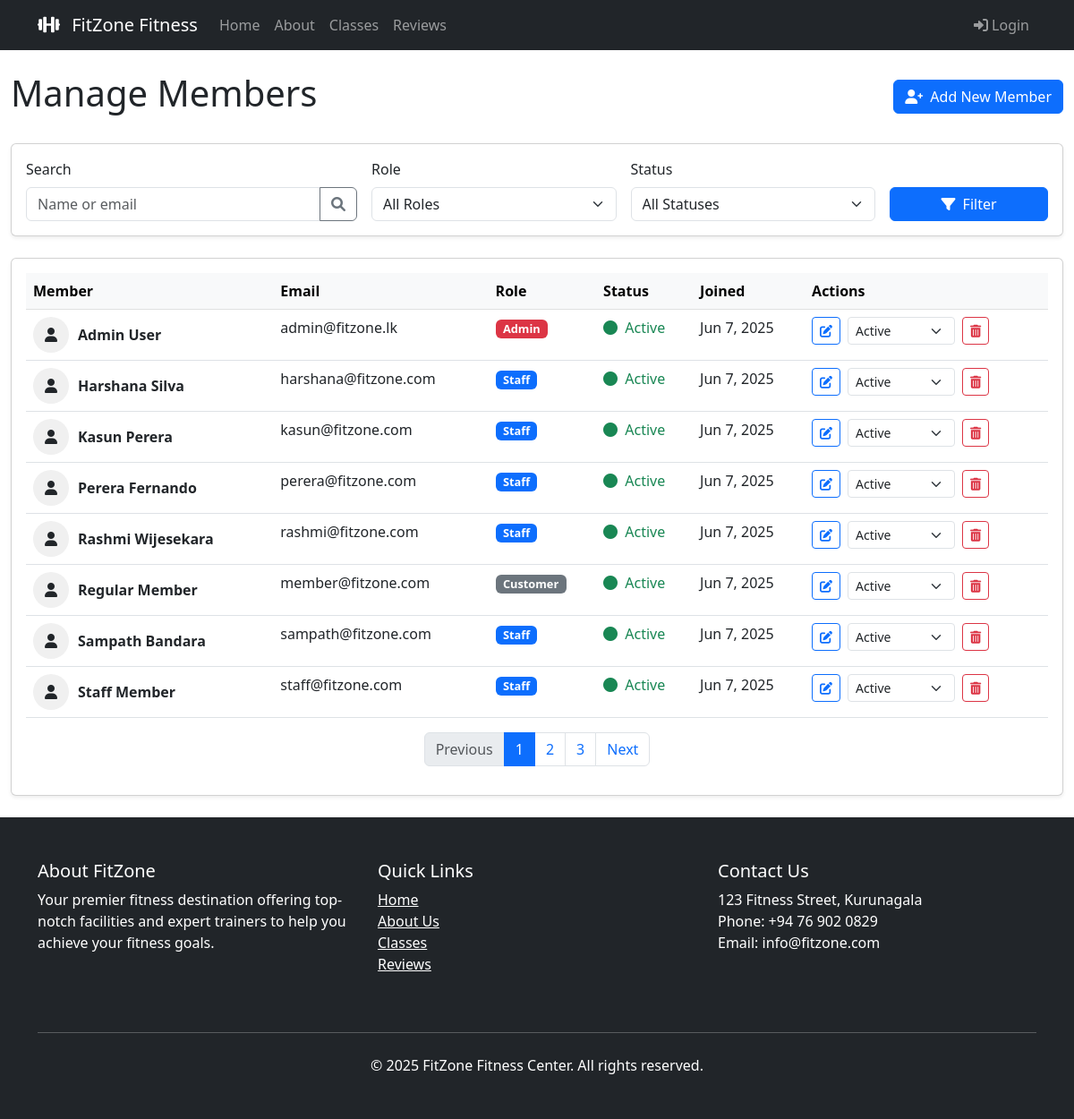
The app's page /manage_user.php (signed in) with its own data.
### tables this page shows
CREATE TABLE IF NOT EXISTS users (
    id INT AUTO_INCREMENT PRIMARY KEY,
    name VARCHAR(100) NOT NULL,
    email VARCHAR(100) NOT NULL UNIQUE,
    password VARCHAR(255) NOT NULL,
    phone VARCHAR(20),
    address TEXT,
    date_of_birth DATE,
    gender ENUM('male', 'female', 'other'),
    role ENUM('customer', 'staff', 'admin') DEFAULT 'customer',
    status ENUM('active', 'inactive', 'locked') DEFAULT 'active',
    profile_image VARCHAR(255) NULL COMMENT 'Path to user profile image',
    login_attempts INT DEFAULT 0,
    last_attempt DATETIME NULL,
    email_verified_at TIMESTAMP NULL,
    created_at TIMESTAMP DEFAULT CURRENT_TIMESTAMP,
    updated_at TIMESTAMP DEFAULT CURRENT_TIMESTAMP ON UPDATE CURRENT_TIMESTAMP,
    INDEX idx_user_role (role),
    INDEX idx_user_status (status)
);

CREATE TABLE IF NOT EXISTS gym_info (
    id INT AUTO_INCREMENT PRIMARY KEY,
    gym_name VARCHAR(255) NOT NULL,
    address TEXT,
    city VARCHAR(100),
    state VARCHAR(100),
    zip_code VARCHAR(20),
    phone VARCHAR(20),
    email VARCHAR(255),
    opening_hours TEXT,
    facebook_url VARCHAR(255),
    twitter_url VARCHAR(255),
    instagram_url VARCHAR(255),
    youtube_url VARCHAR(255),
    logo_url VARCHAR(255),
    updated_at TIMESTAMP DEFAULT CURRENT_TIMESTAMP ON UPDATE CURRENT_TIMESTAMP
);

### manage_user.php (the view, shortened to what this page needs)
<?php
$db = new Database();
$conn = $db->getConnection();
$search = $_GET['search'] ?? '';
$query = "SELECT * FROM users WHERE 1=1";
$query .= " ORDER BY name ASC";
$stmt = $conn->prepare($query);
$stmt->execute();
$users = $stmt->get_result()->fetch_all(MYSQLI_ASSOC);
?>
<!DOCTYPE html>
<html lang="en">
<head>
    <link href="https://cdn.jsdelivr.net/npm/bootstrap@5.3.0/dist/css/bootstrap.min.css" rel="stylesheet">
    <link rel="stylesheet" href="https://cdnjs.cloudflare.com/ajax/libs/font-awesome/6.0.0/css/all.min.css">
</head>
<body>
    <?php include 'navbar.php'; ?>
    <main class="container-fluid py-4">
        <div class="d-flex justify-content-between align-items-center mb-4">
            <h1>Manage Members</h1>
            <a href="create_user.php" class="btn btn-primary">
                <i class="fas fa-user-plus me-1"></i> Add New Member
            </a>
        </div>
        <div class="card mb-4 shadow-sm">
            <div class="card-body">
                <form method="GET" class="row g-3">
                    <div class="col-md-4">
                        <label class="form-label">Search</label>
                        <div class="input-group">
                            <input type="text" class="form-control" name="search" placeholder="Name or email"
                                   value="<?= htmlspecialchars($search) ?>">
                            <button class="btn btn-outline-secondary" type="submit">
                                <i class="fas fa-search"></i>
                            </button>
                        </div>
                    </div>
                    <div class="col-md-3">
                        <label class="form-label">Role</label>
                        <select class="form-select" name="role">
                            <option value="">All Roles</option>
                        </select>
                    </div>
                    <div class="col-md-3">
                        <label class="form-label">Status</label>
                        <select class="form-select" name="status">
                            <option value="">All Statuses</option>
                        </select>
                    </div>
                    <div class="col-md-2 d-flex align-items-end">
                        <button type="submit" class="btn btn-primary w-100">
                            <i class="fas fa-filter me-1"></i> Filter
                        </button>
                    </div>
                </form>
            </div>
        </div>
        <div class="card shadow-sm">
            <div class="card-body">
                <div class="table-responsive">
                    <table class="table table-hover">
                        <thead class="table-light">
                            <tr>
                                <th>Member</th>
                                <th>Email</th>
                                <th>Role</th>
                                <th>Status</th>
                                <th>Joined</th>
                                <th>Actions</th>
                            </tr>
                        </thead>
                        <tbody>
                            <?php if (empty($users)): ?>
                                <tr>
                                    <td colspan="6" class="text-center py-4">No members found</td>
                                </tr>
                            <?php else: ?>
                                <?php foreach ($users as $user): ?>
                                <tr>
                                    <td>
                                        <div class="d-flex align-items-center">
                                            <div class="user-avatar">
                                                <i class="fas fa-user"></i>
                                            </div>
                                            <div>
                                                <strong><?= htmlspecialchars($user['name']) ?></strong>
                                            </div>
                                        </div>
                                    </td>
                                    <td><?= htmlspecialchars($user['email']) ?></td>
                                    <td>
                                        <span class="badge badge-role badge-<?= $user['role'] ?>">
                                            <?= ucfirst($user['role']) ?>
                                        </span>
                                    </td>
                                    <td>
                                        <span class="status-<?= $user['status'] ?>">
                                            <i class="fas fa-circle me-1"></i>
                                            <?= ucfirst($user['status']) ?>
                                        </span>
                                    </td>
                                    <td><?= date('M j, Y', strtotime($user['created_at'])) ?></td>
                                    <td>
                                        <div class="d-flex gap-2">
                                            <a href="edit_user.php?id=<?= $user['id'] ?>"
                                               class="btn btn-sm btn-outline-primary" title="Edit">
                                                <i class="fas fa-edit"></i>
                                            </a>
                                            <form method="POST" class="d-inline">
                                                <select name="status" class="form-select form-select-sm"
                                                        onchange="this.form.submit()" style="width: 120px;">
                                                    <option value="active" <?= $user['status'] === 'active' ? 'selected' : '' ?>>Active</option>
                                                </select>
                                            </form>
                                            <button class="btn btn-sm btn-outline-danger"
                                                    data-bs-toggle="modal"
                                                    data-bs-target="#deleteModal<?= $user['id'] ?>"
                                                    title="Delete">
                                                <i class="fas fa-trash-alt"></i>
                                            </button>
                                        </div>
                                    </td>
                                </tr>
                                <?php endforeach; ?>
                            <?php endif; ?>
                        </tbody>
                    </table>
                </div>
                <nav aria-label="Page navigation">
                    <ul class="pagination justify-content-center">
                        <li class="page-item disabled">
                            <a class="page-link" href="#" tabindex="-1" aria-disabled="true">Previous</a>
                        </li>
                        <li class="page-item active"><a class="page-link" href="#">1</a></li>
                        <li class="page-item"><a class="page-link" href="#">2</a></li>
                        <li class="page-item"><a class="page-link" href="#">3</a></li>
                        <li class="page-item">
                            <a class="page-link" href="#">Next</a>
                        </li>
                    </ul>
                </nav>
            </div>
        </div>
    </main>
    <?php include 'footer.php'; ?>
</body>
</html>

### footer.php (shortened to what this page needs)
<?php
require 'db.php';
try {
    $gym_info = $conn->query("SELECT * FROM gym_info LIMIT 1")->fetch();
} catch (PDOException $e) {
    $gym_info = [];
}
?>
<footer class="bg-dark text-white py-5">
    <div class="container">
        <div class="row">
            <div class="col-md-4 mb-4">
                <h5>About FitZone</h5>
                <p>Your premier fitness destination offering top-notch facilities and expert trainers to help you achieve your fitness goals.</p>
            </div>
            <div class="col-md-4 mb-4">
                <h5>Quick Links</h5>
                <ul class="list-unstyled">
                    <li><a href="index.php" class="text-white">Home</a></li>
                    <li><a href="about.php" class="text-white">About Us</a></li>
                    <li><a href="classes.php" class="text-white">Classes</a></li>
                    <li><a href="reviews.php" class="text-white">Reviews</a></li>
                </ul>
            </div>
            <div class="col-md-4 mb-4">
                <h5>Contact Us</h5>
                <p>
                    <?php echo htmlspecialchars($gym_info['address'] ?? '123 Fitness St, Kurunegala'); ?><br>
                    Phone: <?php echo htmlspecialchars($gym_info['phone'] ?? '(123) 456-7890'); ?><br>
                    Email: <?php echo htmlspecialchars($gym_info['email'] ?? 'info@fitzone.com'); ?>
                </p>
            </div>
        </div>
        <hr class="my-4 bg-light">
        <div class="text-center">
            <p class="mb-0">&copy; <?php echo date('Y'); ?> FitZone Fitness Center. All rights reserved.</p>
        </div>
    </div>
</footer>

### manage_user.php (style rules this page uses)
.user-avatar { width: 40px; height: 40px; border-radius: 50%; background-color: #f0f0f0; display: flex; align-items: center; justify-content: center; margin-right: 10px; }
.badge-role { font-size: 0.8rem; padding: 0.35em 0.65em; }
.badge-customer { background-color: #6c757d; }
.badge-staff { background-color: #0d6efd; }
.badge-admin { background-color: #dc3545; }
.status-active { color: #198754; }

### records on screen
users: name "Admin User", email "admin@fitzone.lk", role "Admin", status "Active", created_at "Jun 7, 2025"
users: name "Harshana Silva", email "harshana@fitzone.com", role "Staff", status "Active", created_at "Jun 7, 2025"
users: name "Kasun Perera", email "kasun@fitzone.com", role "Staff", status "Active", created_at "Jun 7, 2025"
users: name "Perera Fernando", email "perera@fitzone.com", role "Staff", status "Active", created_at "Jun 7, 2025"
users: name "Rashmi Wijesekara", email "rashmi@fitzone.com", role "Staff", status "Active", created_at "Jun 7, 2025"
users: name "Regular Member", email "member@fitzone.com", role "Customer", status "Active", created_at "Jun 7, 2025"
users: name "Sampath Bandara", email "sampath@fitzone.com", role "Staff", status "Active", created_at "Jun 7, 2025"
users: name "Staff Member", email "staff@fitzone.com", role "Staff", status "Active", created_at "Jun 7, 2025"
gym_info: address "123 Fitness Street, Kurunagala", phone "+94 76 902 0829", email "info@fitzone.com"
